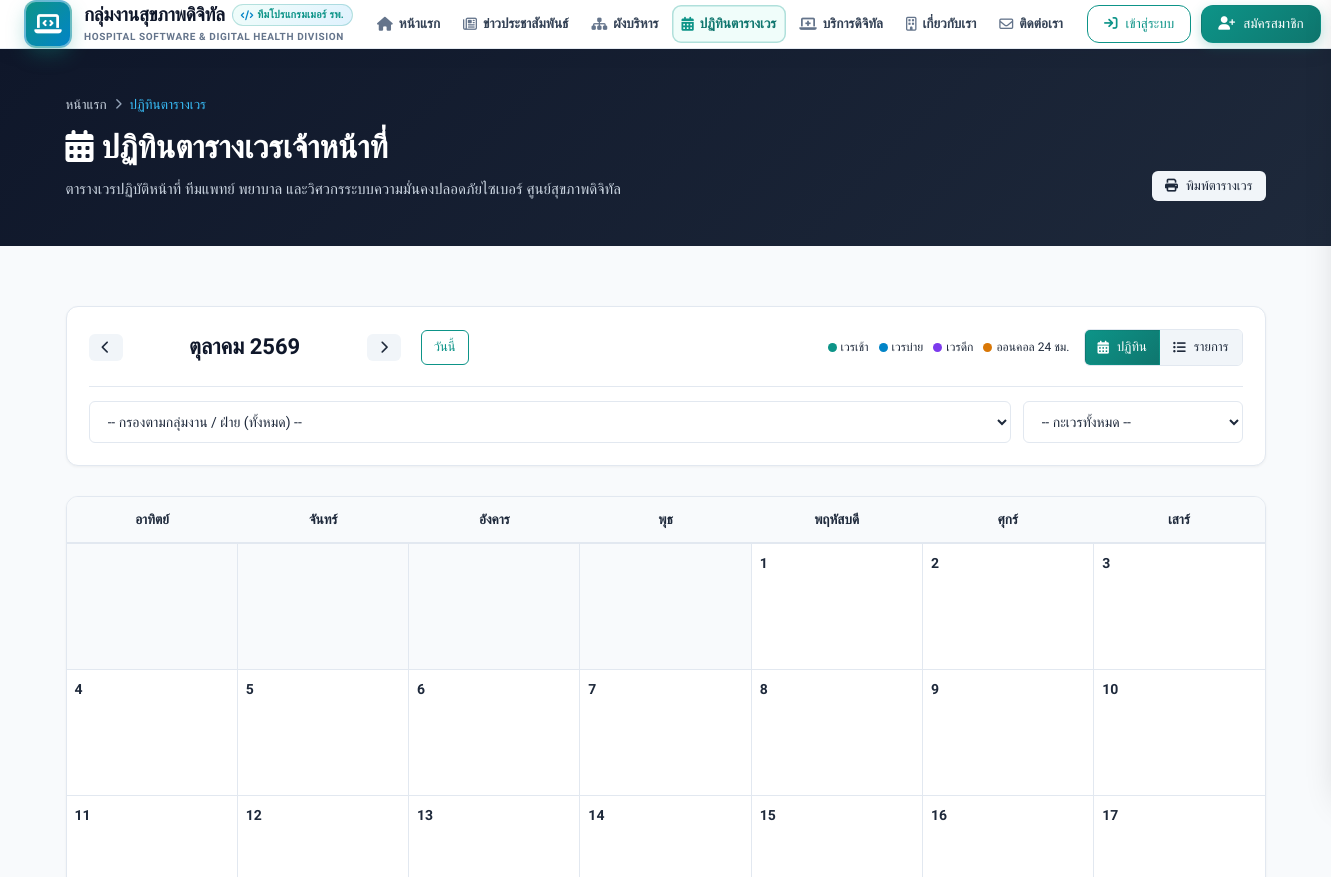
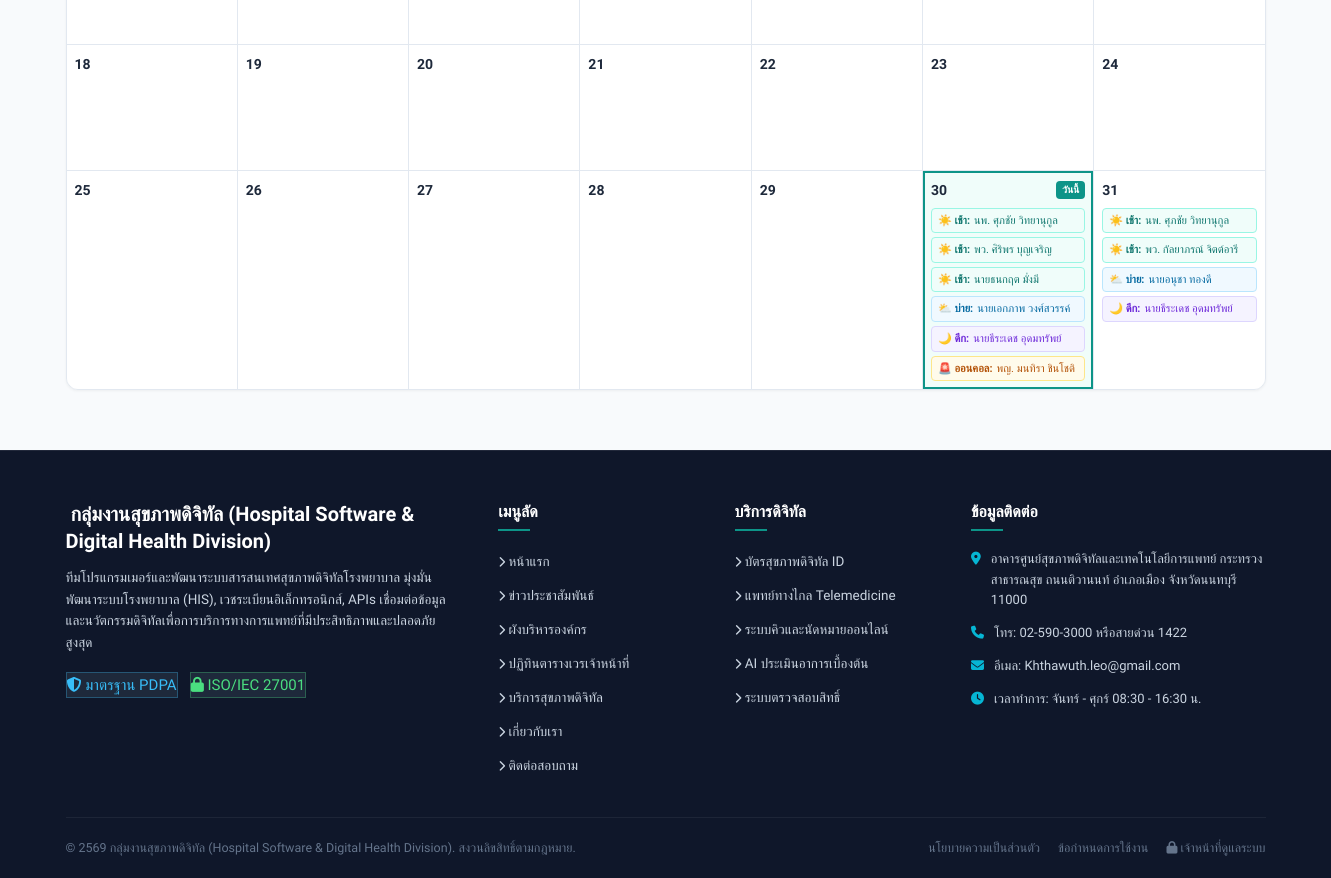
The page /duty-schedule.php on the database its author committed (2 pictures, top to bottom).
### tables this page shows
CREATE TABLE `duty_schedules` (
  `id` int(11) NOT NULL AUTO_INCREMENT,
  `staff_name` varchar(150) NOT NULL,
  `staff_position` varchar(150) DEFAULT NULL,
  `department` varchar(150) DEFAULT NULL,
  `duty_date` date NOT NULL,
  `shift_type` enum('morning','afternoon','night','full_day','on_call') DEFAULT 'morning',
  `shift_name` varchar(100) DEFAULT 'เวรเช้า (08:30 - 16:30 น.)',
  `phone` varchar(50) DEFAULT NULL,
  `note` text DEFAULT NULL,
  `created_at` datetime DEFAULT current_timestamp(),
  PRIMARY KEY (`id`),
  KEY `duty_date` (`duty_date`),
  KEY `shift_type` (`shift_type`)
);

### duty-schedule.php (the view, shortened to what this page needs)
<?php
$pdo = getDBConnection();
$currentYear = (int)date('Y');
$currentMonth = (int)date('n');
$selectedYear = isset($_GET['year']) ? (int)$_GET['year'] : $currentYear;
$selectedMonth = isset($_GET['month']) ? (int)$_GET['month'] : $currentMonth;
$deptFilter = trim($_GET['dept'] ?? '');
$shiftFilter = trim($_GET['shift'] ?? '');
$viewMode = trim($_GET['view'] ?? 'calendar');
$firstDayOfMonth = mktime(0, 0, 0, $selectedMonth, 1, $selectedYear);
$daysInMonth = (int)date('t', $firstDayOfMonth);
$firstDayOfWeek = (int)date('w', $firstDayOfMonth);
$startDateStr = sprintf('%04d-%02d-01', $selectedYear, $selectedMonth);
$endDateStr = sprintf('%04d-%02d-%02d', $selectedYear, $selectedMonth, $daysInMonth);
$where = ["duty_date BETWEEN :start_date AND :end_date"];
$params = [':start_date' => $startDateStr, ':end_date' => $endDateStr];
$whereSql = "WHERE " . implode(" AND ", $where);
$sql = "SELECT * FROM duty_schedules $whereSql ORDER BY duty_date ASC, FIELD(shift_type, 'morning', 'afternoon', 'night', 'full_day', 'on_call'), id ASC";
$stmt = $pdo->prepare($sql);
$stmt->execute($params);
$allDutys = $stmt->fetchAll();
$dutiesByDate = [];
foreach ($allDutys as $d) {
    $dateKey = $d['duty_date'];
    if (!isset($dutiesByDate[$dateKey])) {
        $dutiesByDate[$dateKey] = [];
    }
    $dutiesByDate[$dateKey][] = $d;
}
$prevMonth = $selectedMonth - 1;
$prevYear = $selectedYear;
$nextMonth = $selectedMonth + 1;
$nextYear = $selectedYear;
$thaiMonths = [
    1 => 'มกราคม', 2 => 'กุมภาพันธ์', 3 => 'มีนาคม', 4 => 'เมษายน',
    5 => 'พฤษภาคม', 6 => 'มิถุนายน', 7 => 'กรกฎาคม', 8 => 'สิงหาคม',
    9 => 'กันยายน', 10 => 'ตุลาคม', 11 => 'พฤศจิกายน', 12 => 'ธันวาคม'
];
$thaiDays = ['อาทิตย์', 'จันทร์', 'อังคาร', 'พุธ', 'พฤหัสบดี', 'ศุกร์', 'เสาร์'];
include __DIR__ . '/includes/header.php';
?>
<div style="background: linear-gradient(135deg, #0f172a 0%, #1e293b 100%); color: white; padding: 45px 0;">
    <div class="container">
        <div style="display: flex; align-items: center; gap: 8px; font-size: 13.5px; color: #94a3b8; margin-bottom: 10px;">
            <a href="index.php" style="color: #cbd5e1;">หน้าแรก</a>
            <i class="fa-solid fa-chevron-right" style="font-size: 11px;"></i>
            <span style="color: #38bdf8;">ปฏิทินตารางเวร</span>
        </div>
        <div style="display: flex; justify-content: space-between; align-items: flex-end; flex-wrap: wrap; gap: 16px;">
            <div>
                <h1 style="font-size: 32px; font-weight: 700; color: white; margin-bottom: 8px;">
                    <i class="fa-solid fa-calendar-days text-primary"></i> ปฏิทินตารางเวรเจ้าหน้าที่
                </h1>
                <p style="color: #cbd5e1; font-size: 15px; max-width: 720px; margin: 0;">
                    ตารางเวรปฏิบัติหน้าที่ ทีมแพทย์ พยาบาล และวิศวกรระบบความมั่นคงปลอดภัยไซเบอร์ ศูนย์สุขภาพดิจิทัล
                </p>
            </div>
            <div style="display: flex; gap: 10px;">
                <button type="button" onclick="window.print()" class="btn btn-light btn-sm">
                    <i class="fa-solid fa-print"></i> พิมพ์ตารางเวร
                </button>
            </div>
        </div>
    </div>
</div>
<div class="section">
    <div class="container">
        <div style="background: white; border-radius: var(--radius-md); border: 1px solid var(--border-color); box-shadow: var(--shadow-sm); padding: 22px; margin-bottom: 30px;">
            <div style="display: flex; justify-content: space-between; align-items: center; flex-wrap: wrap; gap: 16px; margin-bottom: 20px;">
                <div style="display: flex; align-items: center; gap: 12px;">
                    <a href="duty-schedule.php?year=<?= $prevYear ?>&month=<?= $prevMonth ?><?= !empty($deptFilter) ? '&dept=' . urlencode($deptFilter) : '' ?><?= !empty($shiftFilter) ? '&shift=' . urlencode($shiftFilter) : '' ?>&view=<?= $viewMode ?>"
                       class="btn btn-light btn-sm" title="เดือนก่อนหน้า">
                        <i class="fa-solid fa-chevron-left"></i>
                    </a>
                    <h2 style="font-size: 22px; font-weight: 700; color: #0f172a; margin: 0; min-width: 220px; text-align: center;">
                        <?= $thaiMonths[$selectedMonth] ?> <?= $selectedYear + 543 ?>
                    </h2>
                    <a href="duty-schedule.php?year=<?= $nextYear ?>&month=<?= $nextMonth ?><?= !empty($deptFilter) ? '&dept=' . urlencode($deptFilter) : '' ?><?= !empty($shiftFilter) ? '&shift=' . urlencode($shiftFilter) : '' ?>&view=<?= $viewMode ?>"
                       class="btn btn-light btn-sm" title="เดือนถัดไป">
                        <i class="fa-solid fa-chevron-right"></i>
                    </a>
                    <a href="duty-schedule.php?year=<?= $currentYear ?>&month=<?= $currentMonth ?>&view=<?= $viewMode ?>"
                       class="btn btn-outline-primary btn-sm" style="margin-left: 8px;">
                        วันนี้
                    </a>
                </div>
                <div style="display: flex; align-items: center; gap: 14px; flex-wrap: wrap;">
                    <div style="display: flex; gap: 10px; font-size: 12px; align-items: center;">
                        <span style="display: inline-flex; align-items: center; gap: 4px;">
                            <span class="shift-dot shift-morning"></span> เวรเช้า
                        </span>
                        <span style="display: inline-flex; align-items: center; gap: 4px;">
                            <span class="shift-dot shift-afternoon"></span> เวรบ่าย
                        </span>
                        <span style="display: inline-flex; align-items: center; gap: 4px;">
                            <span class="shift-dot shift-night"></span> เวรดึก
                        </span>
                        <span style="display: inline-flex; align-items: center; gap: 4px;">
                            <span class="shift-dot shift-oncall"></span> ออนคอล 24 ชม.
                        </span>
                    </div>
                    <div style="display: inline-flex; border: 1px solid var(--border-color); border-radius: 6px; overflow: hidden;">
                        <a href="duty-schedule.php?year=<?= $selectedYear ?>&month=<?= $selectedMonth ?><?= !empty($deptFilter) ? '&dept=' . urlencode($deptFilter) : '' ?><?= !empty($shiftFilter) ? '&shift=' . urlencode($shiftFilter) : '' ?>&view=calendar"
                           class="btn btn-sm <?= $viewMode === 'calendar' ? 'btn-primary' : 'btn-light' ?>" style="border-radius: 0;">
                            <i class="fa-solid fa-calendar-days"></i> ปฏิทิน
                        </a>
                        <a href="duty-schedule.php?year=<?= $selectedYear ?>&month=<?= $selectedMonth ?><?= !empty($deptFilter) ? '&dept=' . urlencode($deptFilter) : '' ?><?= !empty($shiftFilter) ? '&shift=' . urlencode($shiftFilter) : '' ?>&view=list"
                           class="btn btn-sm <?= $viewMode === 'list' ? 'btn-primary' : 'btn-light' ?>" style="border-radius: 0;">
                            <i class="fa-solid fa-list-ul"></i> รายการ
                        </a>
                    </div>
                </div>
            </div>
            <form action="duty-schedule.php" method="GET" style="display: flex; gap: 12px; flex-wrap: wrap; padding-top: 14px; border-top: 1px solid var(--border-color);">
                <div style="flex-grow: 1; min-width: 220px;">
                    <select name="dept" class="form-control" onchange="this.form.submit()">
                        <option value="">-- กรองตามกลุ่มงาน / ฝ่าย (ทั้งหมด) --</option>
                    </select>
                </div>
                <div style="width: 220px;">
                    <select name="shift" class="form-control" onchange="this.form.submit()">
                        <option value="">-- กะเวรทั้งหมด --</option>
                    </select>
                </div>
            </form>
        </div>
        <?php if ($viewMode === 'calendar'): ?>
            <div class="calendar-wrapper">
                <div class="calendar-header-row">
                    <?php foreach ($thaiDays as $dIdx => $dName): ?>
                        <div class="calendar-header-cell <?= $dIdx === 0 ? 'text-danger' : ($dIdx === 6 ? 'text-primary' : '') ?>">
                            <?= $dName ?>
                        </div>
                    <?php endforeach; ?>
                </div>
                <div class="calendar-days-grid">
                    <?php for ($i = 0; $i < $firstDayOfWeek; $i++): ?>
                        <div class="calendar-day-cell blank"></div>
                    <?php endfor; ?>
                    <?php for ($day = 1; $day <= $daysInMonth; $day++): ?>
                        <?php
                            $dateStr = sprintf('%04d-%02d-%02d', $selectedYear, $selectedMonth, $day);
                            $isToday = ($dateStr === date('Y-m-d'));
                            $dayOfWeek = (date('w', strtotime($dateStr)));
                            $duties = $dutiesByDate[$dateStr] ?? [];
                        ?>
                        <div class="calendar-day-cell <?= $isToday ? 'is-today' : '' ?>">
                            <div class="day-number-header">
                                <span class="day-num <?= $dayOfWeek == 0 ? 'text-danger' : '' ?>"><?= $day ?></span>
                                <?php if ($isToday): ?>
                                    <span class="today-badge">วันนี้</span>
                                <?php endif; ?>
                            </div>
                            <div class="day-duties-list">
                                <?php if (!empty($duties)): ?>
                                    <?php foreach ($duties as $dt): ?>
                                        <div class="duty-pill-item shift-<?= htmlspecialchars($dt['shift_type']) ?>"
                                             onclick="showDutyModal(<?= htmlspecialchars(json_encode($dt)) ?>)"
                                             title="<?= htmlspecialchars($dt['staff_name']) ?> - <?= htmlspecialchars($dt['shift_name']) ?>">
                                            <span class="duty-pill-shift">
                                                <?php
                                                    if ($dt['shift_type'] === 'morning') echo '☀️ เช้า:';
                                                    elseif ($dt['shift_type'] === 'afternoon') echo '⛅ บ่าย:';
                                                    elseif ($dt['shift_type'] === 'night') echo '🌙 ดึก:';
                                                    else echo '🚨 ออนคอล:';
                                                ?>
                                            </span>
                                            <span class="duty-pill-name"><?= htmlspecialchars($dt['staff_name']) ?></span>
                                        </div>
                                    <?php endforeach; ?>
                                <?php endif; ?>
                            </div>
                        </div>
                    <?php endfor; ?>
                </div>
            </div>
        <?php endif; ?>
    </div>
</div>
<?php include __DIR__ . '/includes/footer.php'; ?>

### rows shown on the page
duty_schedules: shows "☀️ เช้า:", staff_name "นพ. ศุภชัย วิทยานุกูล"
duty_schedules: shows "☀️ เช้า:", staff_name "พว. ศิริพร บุญเจริญ"
duty_schedules: shows "☀️ เช้า:", staff_name "นายธนกฤต มั่งมี"
duty_schedules: shows "⛅ บ่าย:", staff_name "นายเอกภาพ วงศ์สวรรค์"
duty_schedules: shows "🌙 ดึก:", staff_name "นายธีระเดช อุดมทรัพย์"
duty_schedules: shows "🚨 ออนคอล:", staff_name "พญ. มนทิรา ชินโชติ"
duty_schedules: shows "☀️ เช้า:", staff_name "นพ. ศุภชัย วิทยานุกูล"
duty_schedules: shows "☀️ เช้า:", staff_name "พว. กัลยาภรณ์ จิตต์อารี"
duty_schedules: shows "⛅ บ่าย:", staff_name "นายอนุชา ทองดี"
duty_schedules: shows "🌙 ดึก:", staff_name "นายธีระเดช อุดมทรัพย์"

### other values the page prints
$siteShortName "กลุ่มงานสุขภาพดิจิทัล"
$thaiMonths[$selectedMonth] "ตุลาคม"
$selectedYear + 543 "2569"
$dName "อาทิตย์"
$dName "จันทร์"
$dName "อังคาร"
$dName "พุธ"
$dName "พฤหัสบดี"
$dName "ศุกร์"
$dName "เสาร์"
$siteTitle "กลุ่มงานสุขภาพดิจิทัล (Hospital Software & Digital Health Division)"
$contactAddress "อาคารศูนย์สุขภาพดิจิทัลและเทคโนโลยีการแพทย์ กระทรวงสาธารณสุข ถนนติวานนท์ อำเภอเมือง จังหวัดนนทบุรี 11000"
$contactPhone "02-590-3000 หรือสายด่วน 1422"
$contactEmail "Khthawuth.leo@gmail.com"
